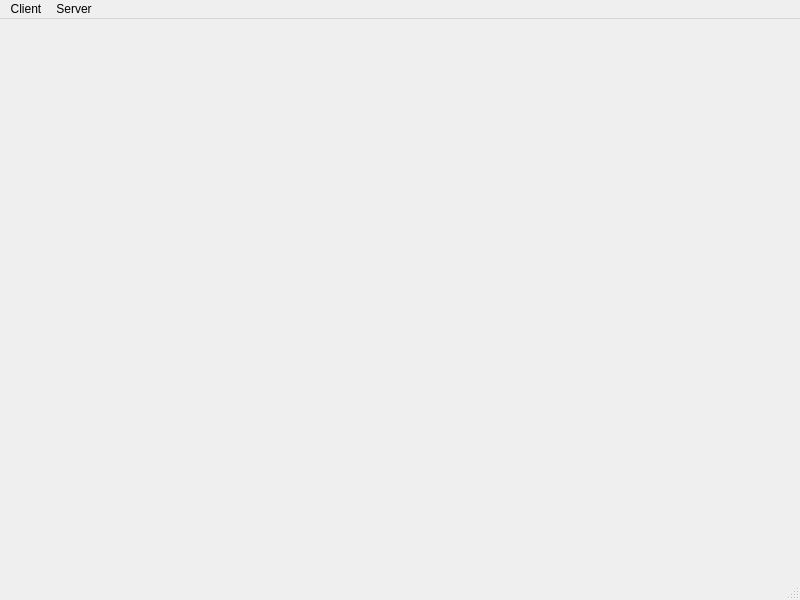
<?xml version="1.0" encoding="UTF-8"?>
<ui version="4.0">
 <class>MainWindow</class>
 <widget class="QMainWindow" name="MainWindow">
  <property name="geometry">
   <rect>
    <x>0</x>
    <y>0</y>
    <width>800</width>
    <height>600</height>
   </rect>
  </property>
  <property name="windowTitle">
   <string>MainWindow</string>
  </property>
  <widget class="QWidget" name="centralwidget"/>
  <widget class="QMenuBar" name="menubar">
   <property name="geometry">
    <rect>
     <x>0</x>
     <y>0</y>
     <width>800</width>
     <height>20</height>
    </rect>
   </property>
   <widget class="QMenu" name="menuServer">
    <property name="title">
     <string>Server</string>
    </property>
    <addaction name="actionSwitch_to_server"/>
   </widget>
   <widget class="QMenu" name="menuClient">
    <property name="title">
     <string>Client</string>
    </property>
    <addaction name="actionSwitch_to_client"/>
   </widget>
   <addaction name="menuClient"/>
   <addaction name="menuServer"/>
  </widget>
  <widget class="QStatusBar" name="statusbar"/>
  <action name="actionSwitch_to_server">
   <property name="text">
    <string>Switch to server</string>
   </property>
  </action>
  <action name="actionSwitch_to_client">
   <property name="text">
    <string>Switch to client</string>
   </property>
  </action>
 </widget>
 <resources/>
 <connections/>
</ui>
